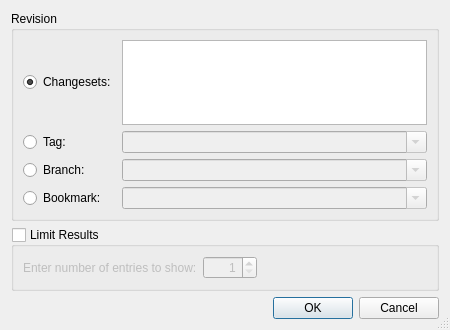
<?xml version="1.0" encoding="UTF-8"?>
<ui version="4.0">
 <class>HgMultiRevisionSelectionDialog</class>
 <widget class="QDialog" name="HgMultiRevisionSelectionDialog">
  <property name="geometry">
   <rect>
    <x>0</x>
    <y>0</y>
    <width>450</width>
    <height>330</height>
   </rect>
  </property>
  <property name="windowTitle">
   <string>Mercurial Revisions</string>
  </property>
  <property name="sizeGripEnabled">
   <bool>true</bool>
  </property>
  <layout class="QVBoxLayout" name="verticalLayout">
   <item>
    <widget class="QGroupBox" name="groupBox">
     <property name="title">
      <string>Revision</string>
     </property>
     <layout class="QGridLayout" name="gridLayout">
      <item row="0" column="0">
       <widget class="QRadioButton" name="changesetsButton">
        <property name="toolTip">
         <string>Select to specify a list of changesets</string>
        </property>
        <property name="text">
         <string>Changesets:</string>
        </property>
        <property name="checked">
         <bool>true</bool>
        </property>
       </widget>
      </item>
      <item row="0" column="1">
       <widget class="QPlainTextEdit" name="changesetsEdit">
        <property name="toolTip">
         <string>Enter changesets by number, id, range or revset expression one per line</string>
        </property>
        <property name="tabChangesFocus">
         <bool>true</bool>
        </property>
        <property name="lineWrapMode">
         <enum>QPlainTextEdit::NoWrap</enum>
        </property>
       </widget>
      </item>
      <item row="1" column="0">
       <widget class="QRadioButton" name="tagButton">
        <property name="toolTip">
         <string>Select to specify a revision by a tag</string>
        </property>
        <property name="text">
         <string>Tag:</string>
        </property>
       </widget>
      </item>
      <item row="1" column="1">
       <widget class="QComboBox" name="tagCombo">
        <property name="enabled">
         <bool>false</bool>
        </property>
        <property name="sizePolicy">
         <sizepolicy hsizetype="Expanding" vsizetype="Fixed">
          <horstretch>0</horstretch>
          <verstretch>0</verstretch>
         </sizepolicy>
        </property>
        <property name="toolTip">
         <string>Enter a tag name</string>
        </property>
        <property name="editable">
         <bool>true</bool>
        </property>
       </widget>
      </item>
      <item row="2" column="0">
       <widget class="QRadioButton" name="branchButton">
        <property name="toolTip">
         <string>Select to specify a revision by a branch</string>
        </property>
        <property name="text">
         <string>Branch:</string>
        </property>
       </widget>
      </item>
      <item row="2" column="1">
       <widget class="QComboBox" name="branchCombo">
        <property name="enabled">
         <bool>false</bool>
        </property>
        <property name="sizePolicy">
         <sizepolicy hsizetype="Expanding" vsizetype="Fixed">
          <horstretch>0</horstretch>
          <verstretch>0</verstretch>
         </sizepolicy>
        </property>
        <property name="toolTip">
         <string>Enter a branch name</string>
        </property>
        <property name="editable">
         <bool>true</bool>
        </property>
       </widget>
      </item>
      <item row="3" column="0">
       <widget class="QRadioButton" name="bookmarkButton">
        <property name="toolTip">
         <string>Select to specify a revision by a bookmark</string>
        </property>
        <property name="text">
         <string>Bookmark:</string>
        </property>
       </widget>
      </item>
      <item row="3" column="1">
       <widget class="QComboBox" name="bookmarkCombo">
        <property name="enabled">
         <bool>false</bool>
        </property>
        <property name="sizePolicy">
         <sizepolicy hsizetype="Expanding" vsizetype="Fixed">
          <horstretch>0</horstretch>
          <verstretch>0</verstretch>
         </sizepolicy>
        </property>
        <property name="toolTip">
         <string>Enter a bookmark name</string>
        </property>
        <property name="editable">
         <bool>true</bool>
        </property>
       </widget>
      </item>
     </layout>
    </widget>
   </item>
   <item>
    <widget class="QGroupBox" name="limitGroup">
     <property name="title">
      <string>Limit Results</string>
     </property>
     <property name="checkable">
      <bool>true</bool>
     </property>
     <property name="checked">
      <bool>false</bool>
     </property>
     <layout class="QHBoxLayout" name="horizontalLayout">
      <item>
       <widget class="QLabel" name="label">
        <property name="text">
         <string>Enter number of entries to show:</string>
        </property>
       </widget>
      </item>
      <item>
       <widget class="QSpinBox" name="limitSpinBox">
        <property name="toolTip">
         <string/>
        </property>
        <property name="alignment">
         <set>Qt::AlignRight|Qt::AlignTrailing|Qt::AlignVCenter</set>
        </property>
        <property name="minimum">
         <number>1</number>
        </property>
        <property name="maximum">
         <number>9999</number>
        </property>
       </widget>
      </item>
      <item>
       <spacer name="horizontalSpacer">
        <property name="orientation">
         <enum>Qt::Horizontal</enum>
        </property>
        <property name="sizeHint" stdset="0">
         <size>
          <width>164</width>
          <height>20</height>
         </size>
        </property>
       </spacer>
      </item>
     </layout>
    </widget>
   </item>
   <item>
    <widget class="QDialogButtonBox" name="buttonBox">
     <property name="orientation">
      <enum>Qt::Horizontal</enum>
     </property>
     <property name="standardButtons">
      <set>QDialogButtonBox::Cancel|QDialogButtonBox::Ok</set>
     </property>
    </widget>
   </item>
  </layout>
 </widget>
 <tabstops>
  <tabstop>changesetsButton</tabstop>
  <tabstop>changesetsEdit</tabstop>
  <tabstop>tagButton</tabstop>
  <tabstop>tagCombo</tabstop>
  <tabstop>branchButton</tabstop>
  <tabstop>branchCombo</tabstop>
  <tabstop>bookmarkButton</tabstop>
  <tabstop>bookmarkCombo</tabstop>
  <tabstop>limitGroup</tabstop>
  <tabstop>limitSpinBox</tabstop>
  <tabstop>buttonBox</tabstop>
 </tabstops>
 <resources/>
 <connections>
  <connection>
   <sender>buttonBox</sender>
   <signal>accepted()</signal>
   <receiver>HgMultiRevisionSelectionDialog</receiver>
   <slot>accept()</slot>
   <hints>
    <hint type="sourcelabel">
     <x>266</x>
     <y>319</y>
    </hint>
    <hint type="destinationlabel">
     <x>157</x>
     <y>223</y>
    </hint>
   </hints>
  </connection>
  <connection>
   <sender>buttonBox</sender>
   <signal>rejected()</signal>
   <receiver>HgMultiRevisionSelectionDialog</receiver>
   <slot>reject()</slot>
   <hints>
    <hint type="sourcelabel">
     <x>334</x>
     <y>319</y>
    </hint>
    <hint type="destinationlabel">
     <x>286</x>
     <y>223</y>
    </hint>
   </hints>
  </connection>
  <connection>
   <sender>tagButton</sender>
   <signal>toggled(bool)</signal>
   <receiver>tagCombo</receiver>
   <slot>setEnabled(bool)</slot>
   <hints>
    <hint type="sourcelabel">
     <x>89</x>
     <y>149</y>
    </hint>
    <hint type="destinationlabel">
     <x>253</x>
     <y>149</y>
    </hint>
   </hints>
  </connection>
  <connection>
   <sender>branchButton</sender>
   <signal>toggled(bool)</signal>
   <receiver>branchCombo</receiver>
   <slot>setEnabled(bool)</slot>
   <hints>
    <hint type="sourcelabel">
     <x>80</x>
     <y>175</y>
    </hint>
    <hint type="destinationlabel">
     <x>238</x>
     <y>175</y>
    </hint>
   </hints>
  </connection>
  <connection>
   <sender>bookmarkButton</sender>
   <signal>toggled(bool)</signal>
   <receiver>bookmarkCombo</receiver>
   <slot>setEnabled(bool)</slot>
   <hints>
    <hint type="sourcelabel">
     <x>45</x>
     <y>201</y>
    </hint>
    <hint type="destinationlabel">
     <x>251</x>
     <y>201</y>
    </hint>
   </hints>
  </connection>
  <connection>
   <sender>changesetsButton</sender>
   <signal>toggled(bool)</signal>
   <receiver>changesetsEdit</receiver>
   <slot>setEnabled(bool)</slot>
   <hints>
    <hint type="sourcelabel">
     <x>59</x>
     <y>81</y>
    </hint>
    <hint type="destinationlabel">
     <x>157</x>
     <y>80</y>
    </hint>
   </hints>
  </connection>
 </connections>
</ui>
